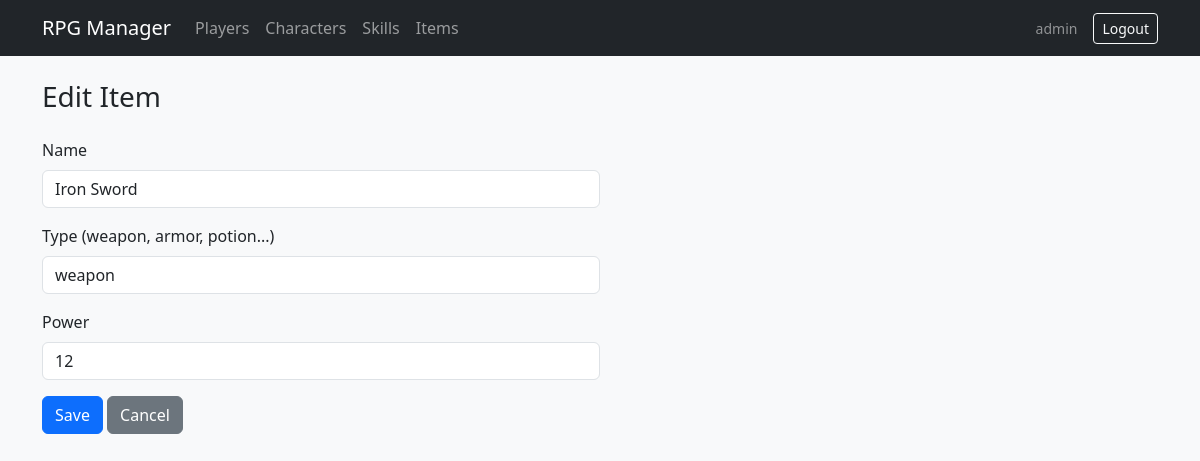
The app's page /public/index.php?controller=item&action=edit&id=1 (signed in) with its own data.
### tables this page shows
CREATE TABLE IF NOT EXISTS items (
  id INT UNSIGNED AUTO_INCREMENT PRIMARY KEY,
  name VARCHAR(120) NOT NULL,
  type VARCHAR(64) NOT NULL,
  power INT UNSIGNED NOT NULL DEFAULT 0
);

### app/core/Controller.php (called while the page is built, shortened)
<?php
class Controller
{
    protected function render(string $viewFile, array $data = []): void
    {
        extract($data, EXTR_SKIP);
        $viewPath = ROOT_PATH . '/frontend/' . $viewFile;
        require $viewPath;
    }
    protected function get(string $key, $default = null)
    {
        return $_GET[$key] ?? $default;
    }
}

### app/controllers/ItemController.php (called while the page is built, shortened)
<?php
class ItemController extends Controller
{
    private Item $model;
    public function __construct()
    {
        $this->model = new Item();
    }
    public function edit(): void
    {
        $id = (int) $this->get('id', 0);
        $item = $this->model->findById($id);
        $this->render('items/form.php', ['item' => $item, 'pageTitle' => 'Edit Item']);
    }
}

### public/index.php (called while the page is built, shortened)
<?php
require_once ROOT_PATH . '/app/core/bootstrap.php';
$rawAction = strtolower((string) ($_GET['action'] ?? 'index'));
$actionName = preg_replace('/[^a-z]/', '', $rawAction);
$controller = new $className();
$controller->$actionName();

### app/config/helpers.php (called while the page is built)
<?php
function base_url(): string
{
    $b = rtrim((string) BASE_URL, '/');
    return $b === '' ? '' : $b . '/';
}
function e(?string $s): string
{
    return htmlspecialchars((string) $s, ENT_QUOTES, 'UTF-8');
}

### app/core/bootstrap.php (called while the page is built, shortened)
<?php
require_once ROOT_PATH . '/app/config/helpers.php';
spl_autoload_register(function ($className) {
    $paths = [
        ROOT_PATH . '/app/controllers/' . $className . '.php',
        ROOT_PATH . '/app/models/' . $className . '.php',
        ROOT_PATH . '/app/core/' . $className . '.php',
    ];
    foreach ($paths as $path) {
        if (is_file($path)) {
            return;
        }
    }
});
require_once ROOT_PATH . '/app/config/database.php';

### app/config/database.php (called while the page is built, shortened)
<?php
class Database
{
    private static ?PDO $instance = null;
    public static function getConnection(): PDO
    {
        if (self::$instance === null) {
            $dsn = 'mysql:host=' . self::HOST . ';dbname=' . self::DB_NAME . ';charset=' . self::CHARSET;
            $options = [
                PDO::ATTR_ERRMODE            => PDO::ERRMODE_EXCEPTION,
                PDO::ATTR_DEFAULT_FETCH_MODE => PDO::FETCH_ASSOC,
                PDO::ATTR_EMULATE_PREPARES   => false,
            ];
            self::$instance = new PDO($dsn, self::USER, self::PASS, $options);
        }
        return self::$instance;
    }
}

### app/models/Item.php (called while the page is built, shortened)
<?php
class Item
{
    private PDO $db;
    public function __construct()
    {
        $this->db = Database::getConnection();
    }
    public function findById(int $id): ?array
    {
        $sql = 'SELECT * FROM items WHERE id = :id LIMIT 1';
        $st = $this->db->prepare($sql);
        $st->execute(['id' => $id]);
        $row = $st->fetch();
        return $row ?: null;
    }
}

### frontend/items/form.php (the view, shortened to what this page needs)
<?php
require ROOT_PATH . '/frontend/views/layout/header.php';
$item = (isset($item) && is_array($item)) ? $item : null;
$isEdit = !empty($item);
$action = $isEdit ? 'update' : 'store';
?>
<h1 class="h3 mb-4"><?php echo $isEdit ? 'Edit Item' : 'Add Item'; ?></h1>
<form method="post" action="<?php echo e(base_url()); ?>index.php?controller=item&action=<?php echo e($action); ?>" class="col-lg-6">
    <div class="mb-3">
        <label class="form-label" for="name">Name</label>
        <input type="text" class="form-control" id="name" name="name" required
               value="<?php echo $isEdit ? e($item['name']) : ''; ?>">
    </div>
    <div class="mb-3">
        <label class="form-label" for="type">Type (weapon, armor, potion...)</label>
        <input type="text" class="form-control" id="type" name="type" required
               value="<?php echo $isEdit ? e($item['type']) : ''; ?>">
    </div>
    <div class="mb-3">
        <label class="form-label" for="power">Power</label>
        <input type="number" min="0" class="form-control" id="power" name="power" required
               value="<?php echo $isEdit ? e((string) $item['power']) : '0'; ?>">
    </div>
    <button type="submit" class="btn btn-primary">Save</button>
    <a class="btn btn-secondary" href="<?php echo e(base_url()); ?>index.php?controller=item&action=index">Cancel</a>
</form>
<?php require ROOT_PATH . '/frontend/views/layout/footer.php'; ?>

### records on screen
items: name "Iron Sword", type "weapon", power "12"

### other values on screen
$u['username'] "admin"
